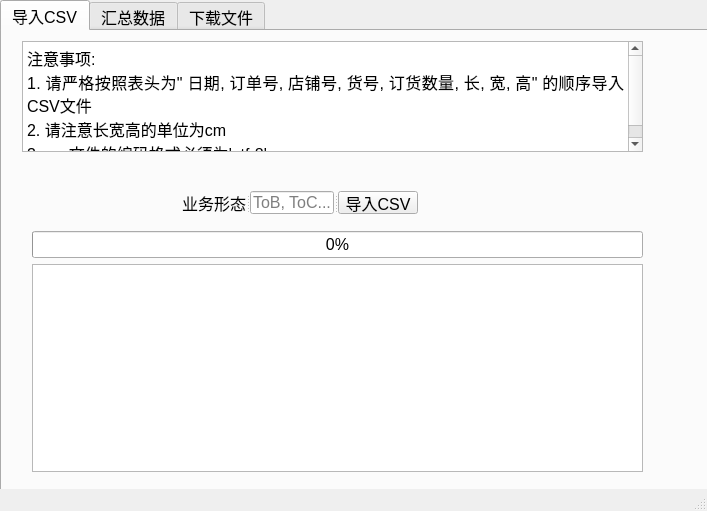
<?xml version="1.0" encoding="UTF-8"?>
<ui version="4.0">
 <class>MainWindow</class>
 <widget class="QMainWindow" name="MainWindow">
  <property name="geometry">
   <rect>
    <x>0</x>
    <y>0</y>
    <width>707</width>
    <height>511</height>
   </rect>
  </property>
  <property name="windowTitle">
   <string>MainWindow</string>
  </property>
  <property name="documentMode">
   <bool>false</bool>
  </property>
  <widget class="QWidget" name="centralwidget">
   <widget class="QTabWidget" name="tabWidget">
    <property name="geometry">
     <rect>
      <x>0</x>
      <y>0</y>
      <width>711</width>
      <height>691</height>
     </rect>
    </property>
    <property name="font">
     <font>
      <pointsize>12</pointsize>
     </font>
    </property>
    <property name="currentIndex">
     <number>0</number>
    </property>
    <widget class="QWidget" name="tab">
     <attribute name="title">
      <string>导入CSV</string>
     </attribute>
     <widget class="QSplitter" name="splitter">
      <property name="geometry">
       <rect>
        <x>180</x>
        <y>160</y>
        <width>236</width>
        <height>23</height>
       </rect>
      </property>
      <property name="orientation">
       <enum>Qt::Horizontal</enum>
      </property>
      <widget class="QLabel" name="label">
       <property name="font">
        <font>
         <pointsize>12</pointsize>
        </font>
       </property>
       <property name="text">
        <string>业务形态</string>
       </property>
      </widget>
      <widget class="QLineEdit" name="lineEdit">
       <property name="font">
        <font>
         <pointsize>12</pointsize>
        </font>
       </property>
       <property name="text">
        <string/>
       </property>
       <property name="placeholderText">
        <string>ToB, ToC...</string>
       </property>
      </widget>
      <widget class="QPushButton" name="importButton">
       <property name="font">
        <font>
         <pointsize>12</pointsize>
        </font>
       </property>
       <property name="text">
        <string>导入CSV</string>
       </property>
      </widget>
     </widget>
     <widget class="QTextBrowser" name="textBrowser">
      <property name="geometry">
       <rect>
        <x>20</x>
        <y>10</y>
        <width>621</width>
        <height>111</height>
       </rect>
      </property>
      <property name="html">
       <string>&lt;!DOCTYPE HTML PUBLIC &quot;-//W3C//DTD HTML 4.0//EN&quot; &quot;http://www.w3.org/TR/REC-html40/strict.dtd&quot;&gt;
&lt;html&gt;&lt;head&gt;&lt;meta name=&quot;qrichtext&quot; content=&quot;1&quot; /&gt;&lt;meta charset=&quot;utf-8&quot; /&gt;&lt;style type=&quot;text/css&quot;&gt;
p, li { white-space: pre-wrap; }
hr { height: 1px; border-width: 0; }
li.unchecked::marker { content: &quot;\2610&quot;; }
li.checked::marker { content: &quot;\2612&quot;; }
&lt;/style&gt;&lt;/head&gt;&lt;body style=&quot; font-family:'Microsoft YaHei UI'; font-size:12pt; font-weight:400; font-style:normal;&quot;&gt;
&lt;p align=&quot;justify&quot; style=&quot; margin-top:0px; margin-bottom:0px; margin-left:0px; margin-right:0px; -qt-block-indent:0; text-indent:0px;&quot;&gt;注意事项:&lt;/p&gt;
&lt;p align=&quot;justify&quot; style=&quot; margin-top:0px; margin-bottom:0px; margin-left:0px; margin-right:0px; -qt-block-indent:0; text-indent:0px;&quot;&gt;1. 请严格按照表头为&amp;quot; 日期, 订单号, 店铺号, 货号, 订货数量, 长, 宽, 高&amp;quot; 的顺序导入CSV文件&lt;/p&gt;
&lt;p align=&quot;justify&quot; style=&quot; margin-top:0px; margin-bottom:0px; margin-left:0px; margin-right:0px; -qt-block-indent:0; text-indent:0px;&quot;&gt;2. 请注意长宽高的单位为cm&lt;/p&gt;
&lt;p align=&quot;justify&quot; style=&quot; margin-top:0px; margin-bottom:0px; margin-left:0px; margin-right:0px; -qt-block-indent:0; text-indent:0px;&quot;&gt;3. csv文件的编码格式必须为'utf-8'&lt;/p&gt;&lt;/body&gt;&lt;/html&gt;</string>
      </property>
     </widget>
     <widget class="QWidget" name="layoutWidget">
      <property name="geometry">
       <rect>
        <x>30</x>
        <y>200</y>
        <width>611</width>
        <height>241</height>
       </rect>
      </property>
      <layout class="QVBoxLayout" name="verticalLayout">
       <item>
        <widget class="QProgressBar" name="progressBar">
         <property name="value">
          <number>0</number>
         </property>
        </widget>
       </item>
       <item>
        <widget class="QTableView" name="tableView">
         <property name="font">
          <font>
           <family>Microsoft YaHei UI</family>
           <pointsize>10</pointsize>
           <italic>false</italic>
           <bold>false</bold>
          </font>
         </property>
         <property name="styleSheet">
          <string notr="true">gridline-color: qlineargradient(spread:pad, x1:0, y1:0, x2:1, y2:0, stop:0 rgba(0, 0, 0, 255), stop:1 rgba(255, 255, 255, 255));
font: 10pt &quot;Microsoft YaHei UI&quot;;</string>
         </property>
         <property name="gridStyle">
          <enum>Qt::SolidLine</enum>
         </property>
        </widget>
       </item>
      </layout>
     </widget>
    </widget>
    <widget class="QWidget" name="tab_2">
     <attribute name="title">
      <string>汇总数据</string>
     </attribute>
     <widget class="QPushButton" name="groupButton">
      <property name="geometry">
       <rect>
        <x>350</x>
        <y>250</y>
        <width>81</width>
        <height>41</height>
       </rect>
      </property>
      <property name="font">
       <font>
        <pointsize>12</pointsize>
       </font>
      </property>
      <property name="text">
       <string>开始汇总</string>
      </property>
     </widget>
     <widget class="QWidget" name="layoutWidget">
      <property name="geometry">
       <rect>
        <x>160</x>
        <y>240</y>
        <width>171</width>
        <height>61</height>
       </rect>
      </property>
      <layout class="QHBoxLayout" name="horizontalLayout">
       <item>
        <widget class="QLabel" name="label_4">
         <property name="font">
          <font>
           <pointsize>12</pointsize>
          </font>
         </property>
         <property name="text">
          <string>内径有效系数</string>
         </property>
        </widget>
       </item>
       <item>
        <widget class="QLineEdit" name="lineEdit_2">
         <property name="font">
          <font>
           <pointsize>12</pointsize>
          </font>
         </property>
         <property name="text">
          <string/>
         </property>
         <property name="placeholderText">
          <string>30, 50, 80...</string>
         </property>
        </widget>
       </item>
      </layout>
     </widget>
     <widget class="QWidget" name="layoutWidget">
      <property name="geometry">
       <rect>
        <x>160</x>
        <y>40</y>
        <width>291</width>
        <height>161</height>
       </rect>
      </property>
      <layout class="QHBoxLayout" name="horizontalLayout_2">
       <item>
        <widget class="QLabel" name="label_2">
         <property name="font">
          <font>
           <family>微软雅黑</family>
           <pointsize>12</pointsize>
          </font>
         </property>
         <property name="text">
          <string>请勾选需要汇总的字段</string>
         </property>
         <property name="alignment">
          <set>Qt::AlignCenter</set>
         </property>
        </widget>
       </item>
       <item>
        <widget class="QListWidget" name="multiSelect">
         <property name="font">
          <font>
           <family>Arial</family>
           <pointsize>-1</pointsize>
          </font>
         </property>
         <property name="styleSheet">
          <string notr="true">QListWidget {
    background-color: #f0f0f0;
    color: #333333;
    font-family: Arial;
    font-size: 12px;
}

QListWidget::item:selected {
    background-color: #3399ff;
}
</string>
         </property>
        </widget>
       </item>
      </layout>
     </widget>
    </widget>
    <widget class="QWidget" name="tab_3">
     <attribute name="title">
      <string>下载文件</string>
     </attribute>
     <widget class="QTableView" name="exporttableView">
      <property name="geometry">
       <rect>
        <x>30</x>
        <y>70</y>
        <width>641</width>
        <height>411</height>
       </rect>
      </property>
      <property name="styleSheet">
       <string notr="true">gridline-color: qlineargradient(spread:pad, x1:0, y1:0, x2:1, y2:0, stop:0 rgba(0, 0, 0, 255), stop:1 rgba(255, 255, 255, 255));
font: 10pt &quot;Microsoft YaHei UI&quot;;</string>
      </property>
     </widget>
     <widget class="QPushButton" name="downloadButton">
      <property name="geometry">
       <rect>
        <x>20</x>
        <y>10</y>
        <width>91</width>
        <height>31</height>
       </rect>
      </property>
      <property name="font">
       <font>
        <pointsize>12</pointsize>
       </font>
      </property>
      <property name="text">
       <string>下载EXCEL</string>
      </property>
     </widget>
    </widget>
   </widget>
  </widget>
  <widget class="QStatusBar" name="statusbar"/>
 </widget>
 <resources/>
 <connections/>
</ui>
